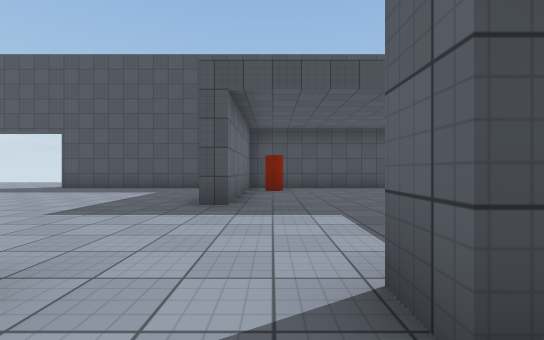
View 1 (above)

24 first-person views from a walk through a scene from a Unity 3-D project. The camera is 1.2 m above the floor, looks level and sees 90° across. The floor is counted in squares, 2 m on a side. Each view is taken from the middle of a square. On the plan, view 1 faces up. The plan holds only what a view shows up to about 9 squares ahead; the rest is blank. The place goes on beyond the plan. The player is left out. Surface patterns are stand-ins for the level's own textures.

View 2
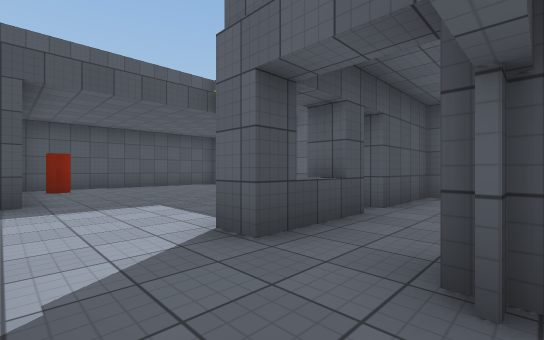

View 3
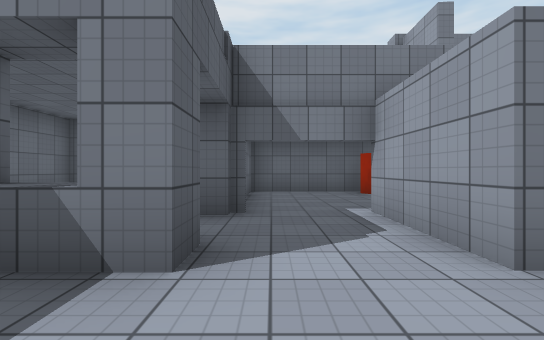

View 4
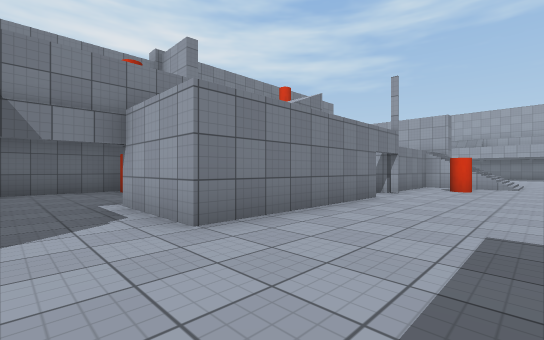

View 5
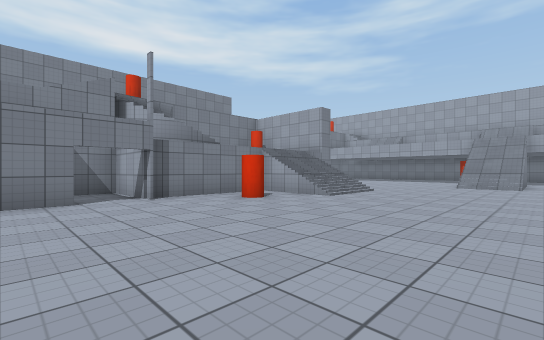

View 6
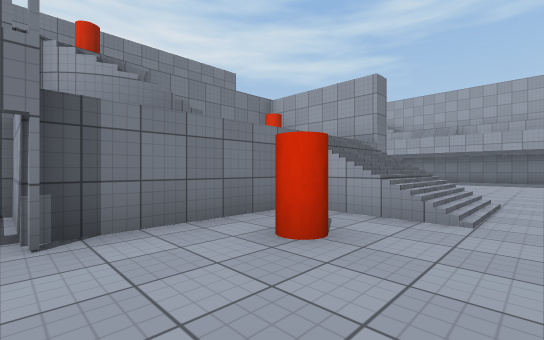

View 7
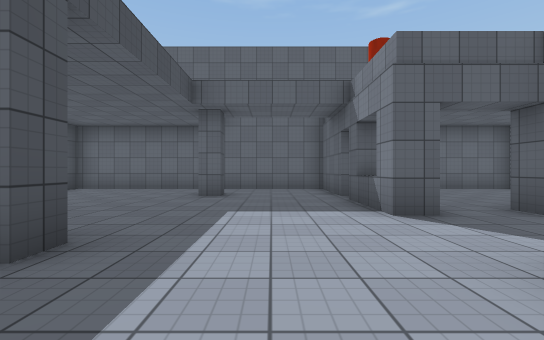

View 8
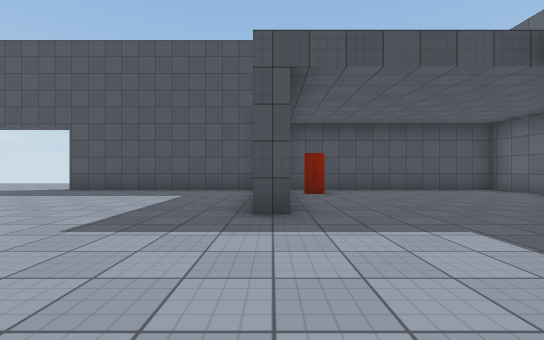

View 9
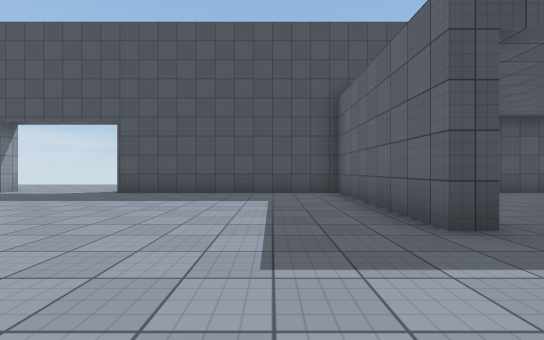

View 10
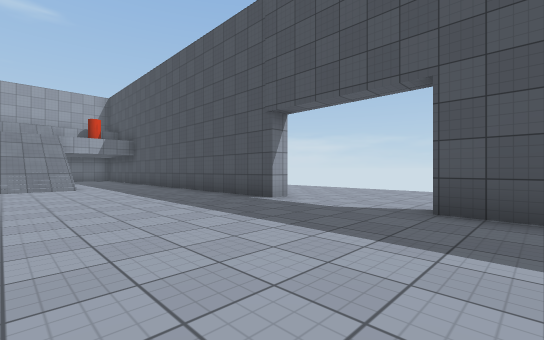

View 11
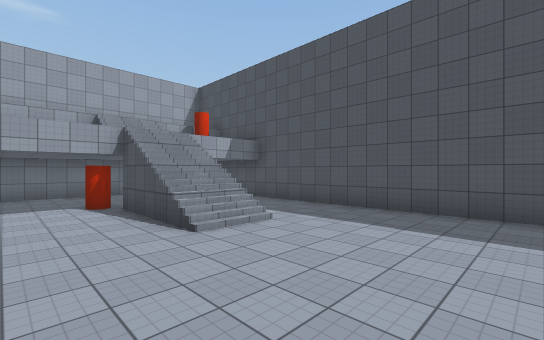

View 12
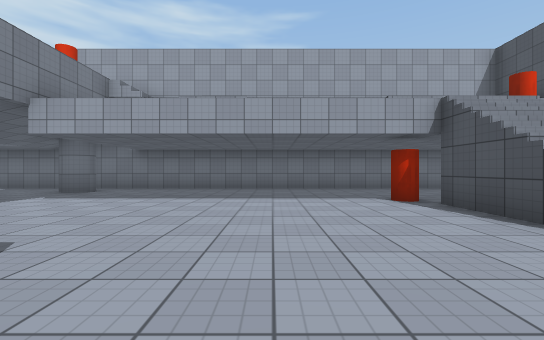

View 13
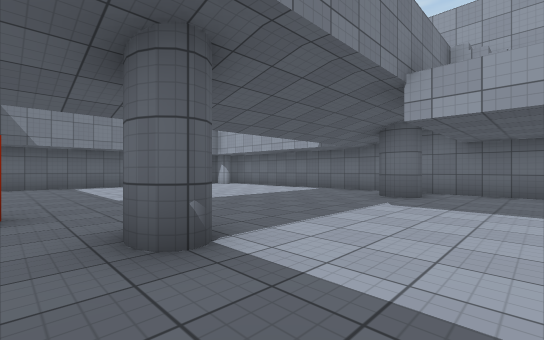

View 14
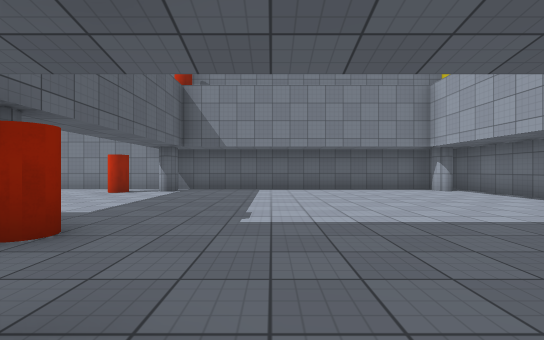

View 15
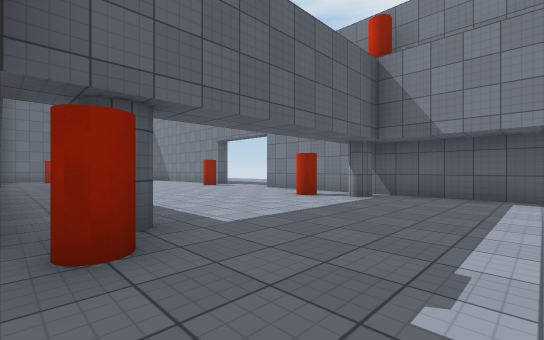

View 16
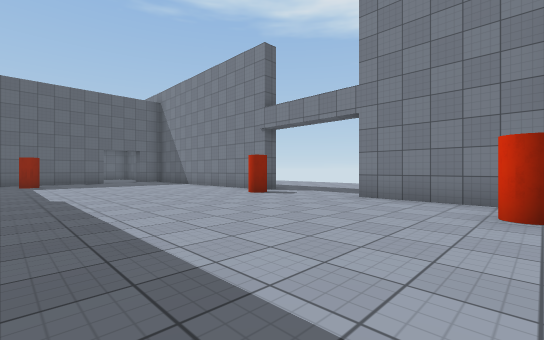

View 17
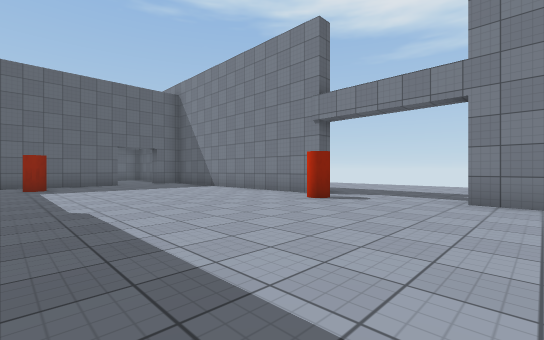

View 18
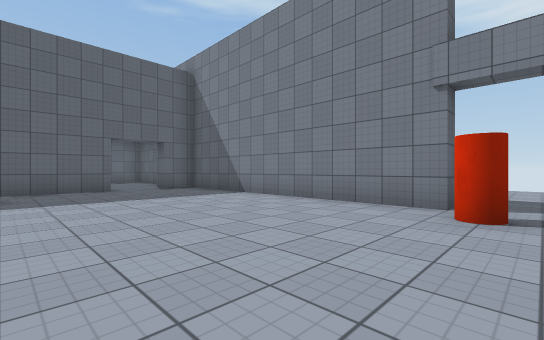

View 19
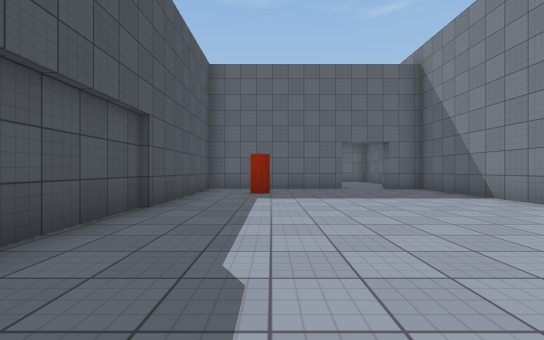

View 20
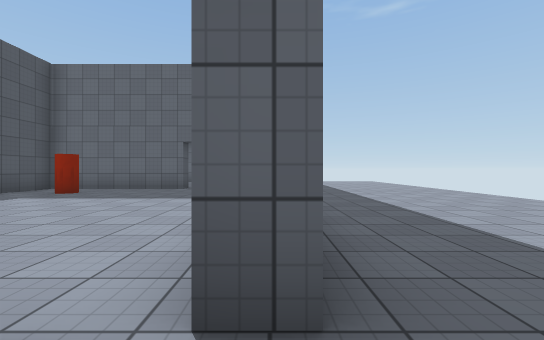

View 21
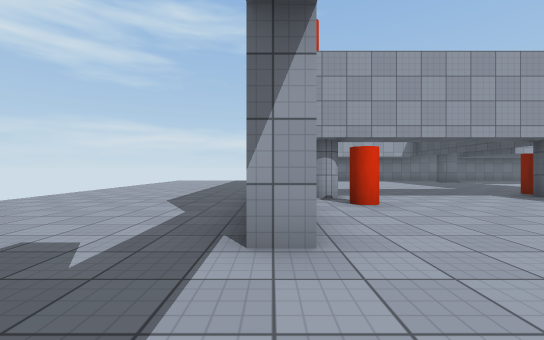

View 22
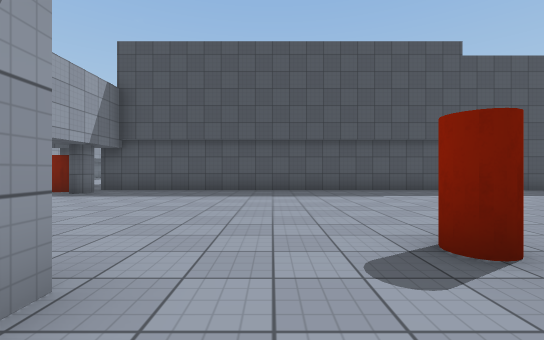

View 23
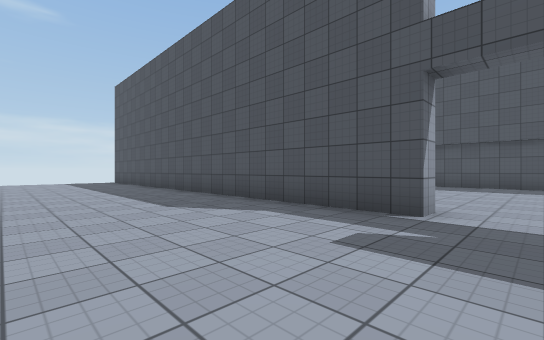

View 24
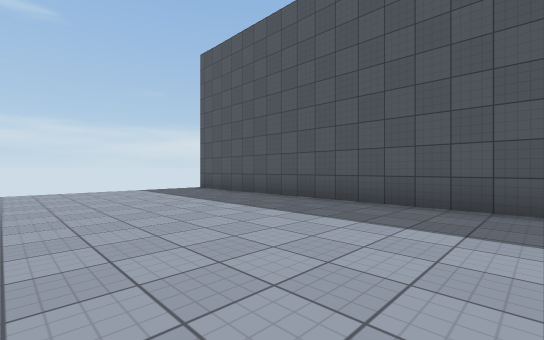

### Floor plan
Key: @ floor where view 1 was taken; # wall or solid block; x gap in a wall; . floor; / step, stairs or slope; O other object.
Columns run from 23 left of view 1 to 6 right of it. Each row starts with its distance up from view 1.
 13             ....
 12             ....
 11             ....
 10              ....
  9     #########...##############
  8      .................#O.....#
  7 #.    ................#......#
  6 #...////..............#......#
  5 #...O///..............#......#
  4 #.........................#..#
  3 #..........//................#
  2 #......... //.O..............#
  1 #........///////#x####..##.###
  0 #....... /    //#/   #.@.....
 -1 #......../     ///   #..#...
 -2 #......../O    //    ...#....#
 -3 #......#.          # ...#  ..#
 -4 #........     O    #O...#   .#
 -5 #........################   ##
 -6 #.......O#..............#
 -7 #.....................O.#
 -8 #.......................#
 -9 #.......................#
-10 #.........O..............
-11 ##.......#O....O........#
-12 #############...#########
-13 .......................
-14 .........................
-15 ................. .......
-16 .................  ......
-17 ...........   ...   .....

Positions as (right, up) in squares from view 1, and headings:
1: (0, 0), facing up
2: (-1, -1), facing up-right
3: (0, 3), facing down
4: (0, 4), facing down-left
5: (-5, 7), facing down-left
6: (-7, 4), facing down-left
7: (-3, 3), facing right
8: (-1, 1), facing up
9: (-3, 2), facing up
10: (-6, 5), facing up-left
11: (-12, 3), facing up-left
12: (-14, 2), facing left
13: (-15, -1), facing down-left
14: (-17, -3), facing down
15: (-17, -5), facing down-right
16: (-13, -6), facing down-right
17: (-11, -6), facing down-right
18: (-8, -7), facing down-right
19: (-8, -7), facing right
20: (-8, -12), facing right
21: (-8, -12), facing left
22: (-9, -13), facing up
23: (-9, -16), facing up-left
24: (-15, -17), facing up-left
